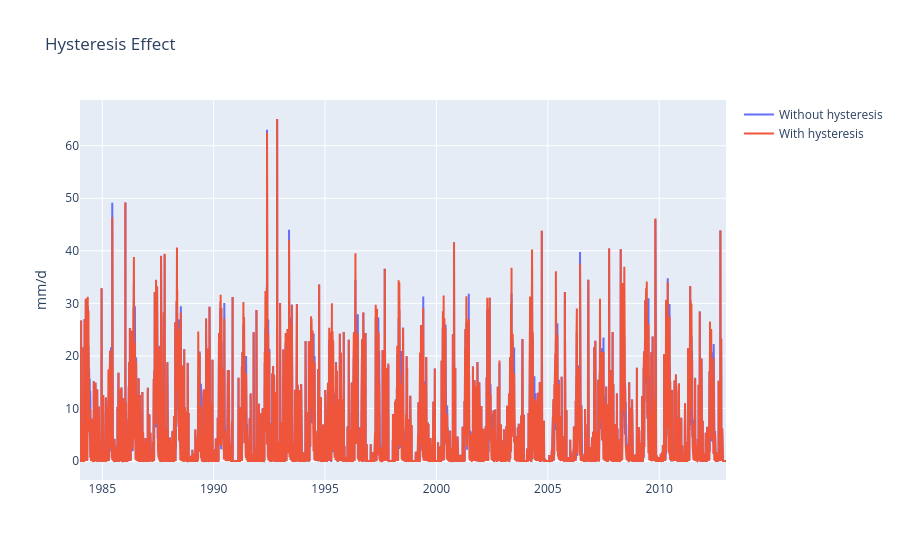

Source (notebook cell):
### Code cell
fig = go.Figure()
fig.add_trace(
    go.Scatter(
        x=df.index, y=snowmelt_results["precipitation"], name="Without hysteresis"
    )
)
fig.add_trace(
    go.Scatter(
        x=df.index, y=snowmelt_results_hyst["precipitation"], name="With hysteresis"
    )
)
fig.update_yaxes(title="mm/d")
fig.update_layout(title="Hysteresis Effect")
fig.show()

### Figure 1 — Plotly figure (JSON) as saved in the notebook; plotly's stock layout.template omitted (floating-point values rounded to 4 significant figures; data arrays with more than 128 entries replaced by an {"elided": "..."} marker saying what was removed)
{"data": [{"name": "Without hysteresis", "type": "scatter", "x": {"elided": "10592 str values"}, "y": {"elided": "10592 float values"}}, {"name": "With hysteresis", "type": "scatter", "x": {"elided": "10592 str values"}, "y": {"elided": "10592 float values"}}], "layout": {"title": {"text": "Hysteresis Effect"}, "yaxis": {"title": {"text": "mm/d"}}}}
